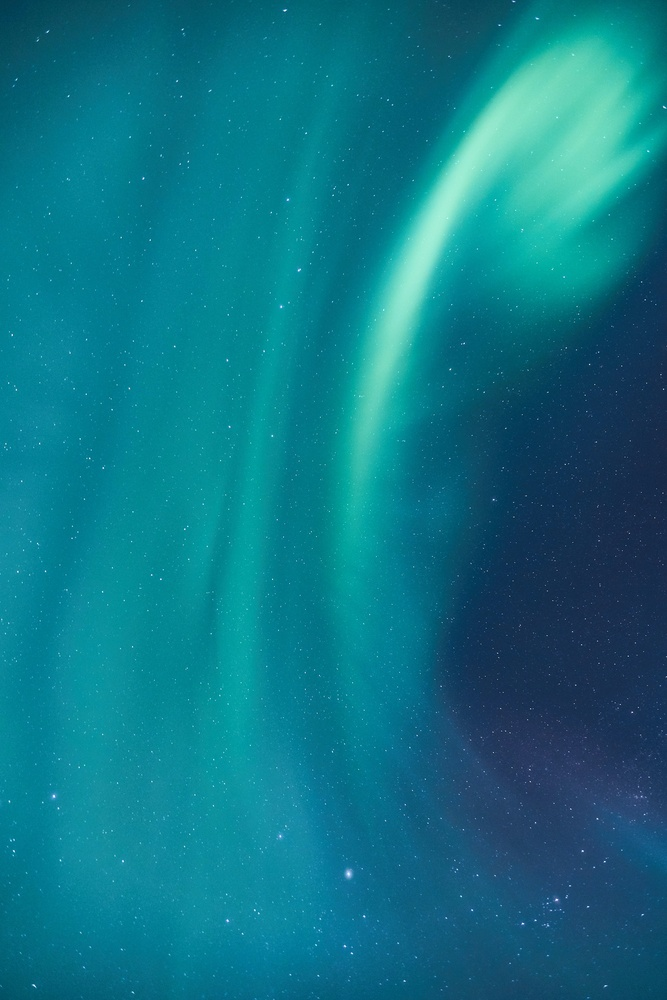
#> input picture test_website/images/personal/johny-goerend-Oz2ZQ2j8We8-unsplash.jpg, 667 x 1000 px, shrunk from 2000 x 3000 before the run, found by its file name; its folder holds only this picture in this run
$ python image_manipulator.py
#> lines starting #> are read from the running program, lines starting #| are printed output that depends on the picture
import os
import random
from tkinter import image_names
import cv2 as cv
import numpy as np


class ImageManipulator:
    def __init__(self, image_names: list) -> None:
        self._file_names = image_names
        self._images = []
        for file in self._file_names:
            self._images.append(cv.imread(os.path.join("images", "personal", file)))

    def rotate_images(self):
        counter = 0
        for image in self._images:
            rows, cols = image.shape[:2]
            rotation = random.randint(0, 360)
            rotation_matrix = cv.getRotationMatrix2D(
                ((cols - 1) / 2.0, (rows - 1) / 2.0), rotation, 1
            )
            rotated_img = cv.warpAffine(image, rotation_matrix, (cols, rows))
            cv.imwrite(
                os.path.join("images", "others", f"rotated_{rotation}_{counter}.jpg"),
                rotated_img,
            )
            counter += 1


    def transform_by_median_blur(self):
        counter = 0
        for image in self._images:
            image_blured = cv.medianBlur(image, 5)
            cv.imwrite(
                os.path.join("images", "others", f"median_blur_{counter}.jpg"),
                image_blured,
            )
            counter += 1
#> this loop made 1 pass
#> counter on pass 1: 1
#> after the loop, counter = 1


images = os.listdir(os.path.join("images", "personal"))
print(images)
im = ImageManipulator(images)
im.transform_by_median_blur()
im.rotate_images()
#> the loop in rotate_images, `for image in self._images:` made 1 pass
#> (rows, cols, rotation, rotation_matrix, counter) on pass 1: (1000, 667, 197, [[-0.956, -0.292, 797.5], [0.292, -0.956, 879.8]], 1)
#> pass 1, in rotate_images, `rotated_img = cv.warpAffine(image, rotation_matrix, (cols, rows))`:
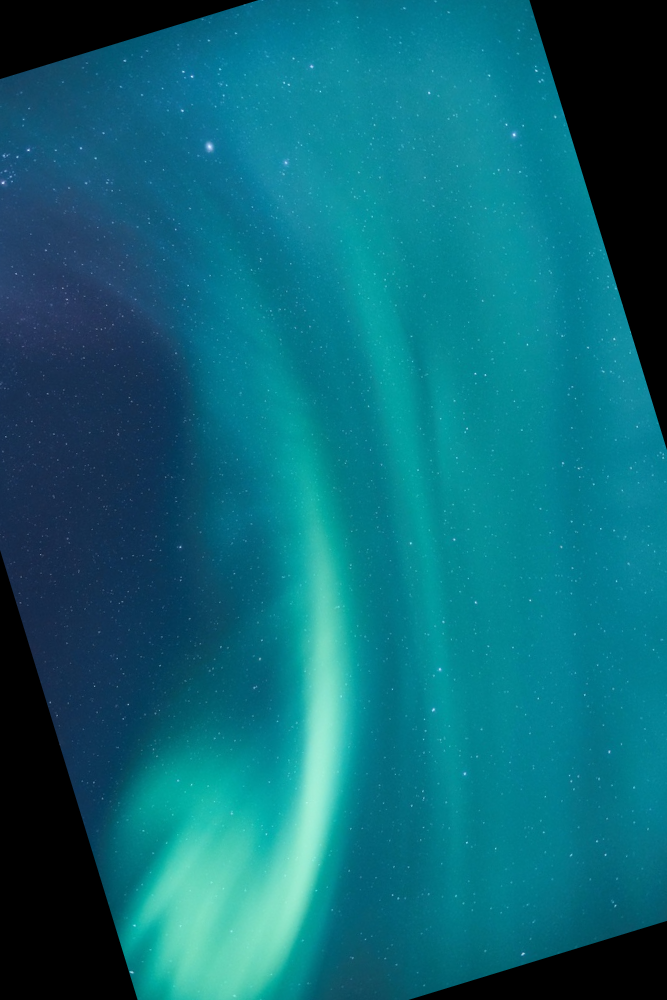
#> rotated_img: shape (1000, 667, 3); mean B, G, R 119.9, 104.9, 12.4

$ run again, on test_website/images/personal/pexels-hossam-salah-1068738.jpg
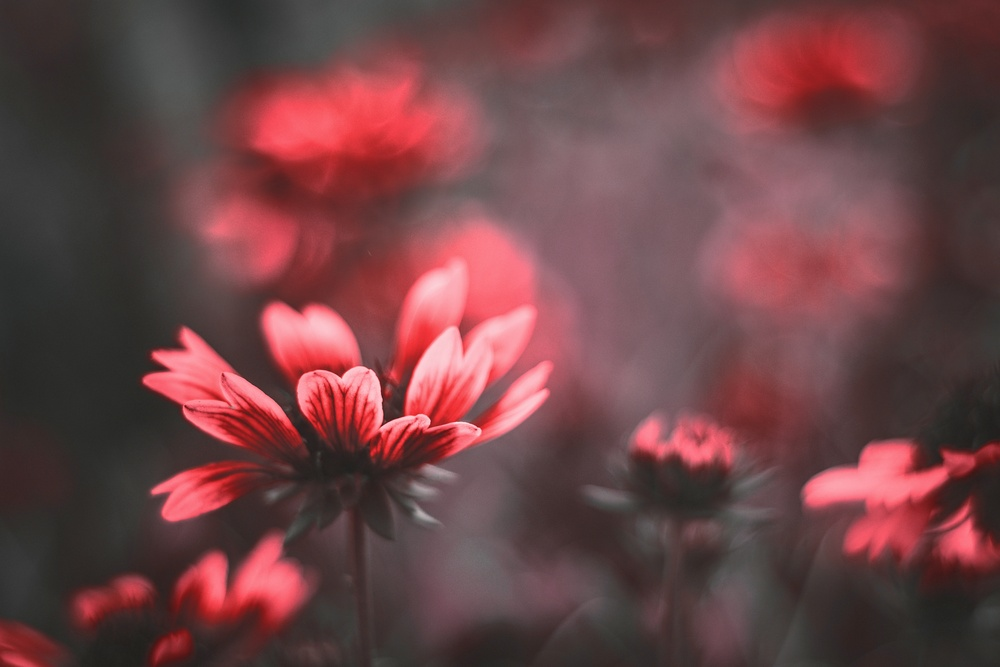
#> input picture test_website/images/personal/pexels-hossam-salah-1068738.jpg, 1000 x 667 px, shrunk from 6000 x 4000 before the run, found by its file name
#> the loop in transform_by_median_blur, `for image in self._images:` made 1 pass
#> counter on pass 1: 1
#> after the loop in transform_by_median_blur, `for image in self._images:`: counter = 1
#> the loop in rotate_images, `for image in self._images:` made 1 pass
#> (rows, cols, rotation, rotation_matrix, counter) on pass 1: (667, 1000, 197, [[-0.956, -0.292, 1074.5], [0.292, -0.956, 505.4]], 1)
#> pass 1, in rotate_images, `rotated_img = cv.warpAffine(image, rotation_matrix, (cols, rows))`:
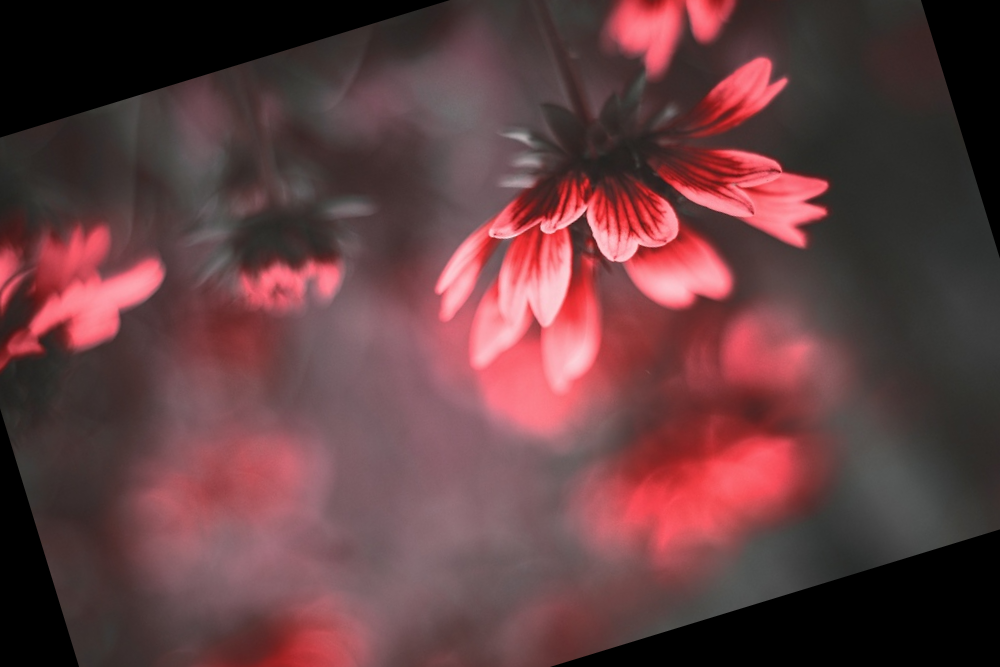
#> rotated_img: shape (667, 1000, 3); mean B, G, R 64.7, 62.1, 99.5
